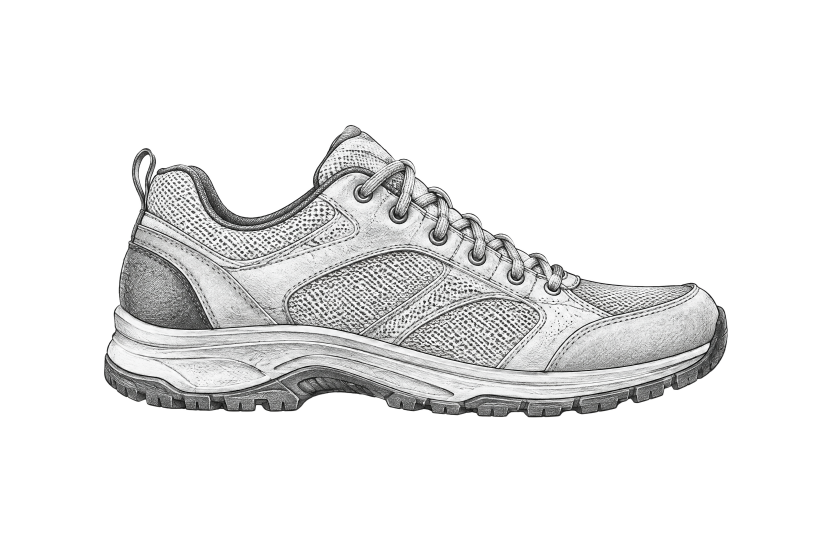
#> input picture images/01_walking_shoe.png, 2512 x 1664 px, found by its file name (shown at 1/3 size); its folder holds 4 pictures in this run
$ python paths.py
#> lines starting #> are read from the running program, lines starting #| are printed output that depends on the picture; pictures that were not available may be replaced by others from this repository, and a replacement may not be noted
"""Light paths traced on each picture (normalized 0..1 picture coordinates).

Traced by eye from coordinate-grid overlays of each picture (a few thin ones snapped onto the
middle of the drawn stroke), then checked against the drawn
pixels (run this file: it reports how much of every path lies on the drawing).
"""
import math

def circle(cx, cy, r, n=28, start=-90, aspect=1.0):
    return [(cx + r * math.cos(math.radians(start + 360 * k / n)) / aspect, cy + r * math.sin(math.radians(start + 360 * k / n)))
            for k in range(n + 1)]

PATHS = {
    "01_walking_shoe": {
        "sole": [(0.15, 0.615), (0.25, 0.63), (0.35, 0.645), (0.45, 0.655), (0.55, 0.66), (0.65, 0.66), (0.75, 0.655), (0.82, 0.645), (0.86, 0.62)],
        "laces": [(0.66, 0.468), (0.615, 0.445), (0.565, 0.415), (0.515, 0.385), (0.47, 0.355), (0.435, 0.325)],
    },
    "02_legs_striding": {
        "front_thigh": [(0.55, 0.315), (0.58, 0.36), (0.63, 0.40), (0.655, 0.44)],
        "back_thigh": [(0.395, 0.32), (0.40, 0.37), (0.38, 0.41), (0.345, 0.45)],
        "front_leg_down": [(0.55, 0.315), (0.60, 0.39), (0.655, 0.44), (0.67, 0.52), (0.695, 0.60), (0.73, 0.68)],
        "back_hip": [(0.457, 0.219), (0.439, 0.237), (0.427, 0.339), (0.418, 0.374), (0.378, 0.445)],
        "front_leg_up": [(0.73, 0.68), (0.695, 0.60), (0.67, 0.52), (0.655, 0.44), (0.60, 0.39), (0.55, 0.315), (0.52, 0.22)],
        "back_leg_up": [(0.14, 0.66), (0.20, 0.57), (0.26, 0.50), (0.33, 0.43), (0.38, 0.36), (0.40, 0.28), (0.42, 0.22)],
        "knee": [(0.655, 0.43), (0.70, 0.445), (0.705, 0.475), (0.665, 0.49), (0.635, 0.47), (0.64, 0.44), (0.655, 0.43)],
    },
    "03_thigh_muscle": {
        "fiber_mid": [(0.47, 0.12), (0.48, 0.25), (0.49, 0.40), (0.495, 0.55)],
        "fiber_left": [(0.37, 0.20), (0.355, 0.33), (0.35, 0.45), (0.36, 0.57), (0.39, 0.66)],
        "fiber_right": [(0.60, 0.25), (0.62, 0.38), (0.625, 0.50), (0.61, 0.62), (0.58, 0.68)],
    },
    "04_blood_vessel": {
        "lane_mid": [(0.79, 0.495), (0.65, 0.50), (0.50, 0.505), (0.35, 0.50), (0.20, 0.49)],
        "lane_top": [(0.79, 0.445), (0.65, 0.45), (0.50, 0.455), (0.35, 0.45), (0.20, 0.44)],
        "lane_low": [(0.79, 0.545), (0.65, 0.55), (0.50, 0.555), (0.35, 0.55), (0.20, 0.54)],
    },
    "05_heart": {
        "aorta": [(0.45, 0.42), (0.43, 0.33), (0.435, 0.25), (0.47, 0.19), (0.53, 0.175), (0.58, 0.20), (0.61, 0.26)],
        "left_artery": [(0.555, 0.43), (0.545, 0.50), (0.535, 0.57), (0.535, 0.64), (0.545, 0.71), (0.56, 0.77)],
        "right_artery": [(0.40, 0.44), (0.38, 0.52), (0.365, 0.60), (0.36, 0.68)],
    },
    "06_brain": {
        "fold_low": [(0.345, 0.52), (0.41, 0.475), (0.49, 0.46), (0.56, 0.445), (0.63, 0.43), (0.70, 0.40)],
        "fold_high": [(0.22, 0.45), (0.26, 0.36), (0.33, 0.31), (0.42, 0.28), (0.52, 0.27), (0.62, 0.29), (0.71, 0.33), (0.78, 0.40)],
    },
    "07_walking_figure": {
        "body": [(0.735, 0.83), (0.70, 0.79), (0.675, 0.735), (0.65, 0.69), (0.625, 0.655), (0.565, 0.58), (0.51, 0.51), (0.47, 0.44), (0.48, 0.34), (0.485, 0.245), (0.49, 0.165)],
        "legs": [(0.735, 0.83), (0.70, 0.79), (0.675, 0.735), (0.65, 0.69), (0.625, 0.655), (0.565, 0.58), (0.51, 0.51)],
        "thigh": [(0.625, 0.655), (0.565, 0.58), (0.51, 0.51)],
        "torso": [(0.47, 0.44), (0.48, 0.34)],
        "head": [(0.485, 0.245), (0.49, 0.165)],
    },
    "08_pedometer": {
        "rim": circle(0.49, 0.55, 0.168),
        "needle": [(0.49, 0.545), (0.545, 0.495), (0.60, 0.44)],
        "clip": [(0.49, 0.13), (0.49, 0.21), (0.49, 0.30)],
    },
    "09_calf_muscle": {
        "up_inner": [(0.50, 0.84), (0.50, 0.70), (0.49, 0.55), (0.47, 0.42), (0.46, 0.30), (0.47, 0.16)],
        "up_outer": [(0.52, 0.62), (0.55, 0.50), (0.56, 0.38), (0.54, 0.25), (0.52, 0.15)],
    },
    "10_vein_valves": {
        "up": [(0.51, 0.80), (0.51, 0.68), (0.51, 0.56), (0.51, 0.44), (0.51, 0.32), (0.51, 0.18)],
        "valve_low": [(0.46, 0.59), (0.51, 0.63), (0.56, 0.59)],
        "valve_high": [(0.46, 0.36), (0.51, 0.40), (0.56, 0.36)],
        "slide_back": [(0.51, 0.26), (0.51, 0.32), (0.51, 0.37)],
        "pool": [(0.51, 0.70), (0.51, 0.75), (0.51, 0.79)],
    },
    "13_muscle_fiber": {
        "in_top": [(0.85, 0.22), (0.75, 0.28), (0.62, 0.34), (0.50, 0.40), (0.40, 0.46)],
        "in_low": [(0.82, 0.25), (0.70, 0.36), (0.58, 0.47), (0.46, 0.55)],
    },
    "14_key": {"shaft": [(0.34, 0.47), (0.50, 0.465), (0.65, 0.465), (0.84, 0.465)]},
    "15_stethoscope": {
        "tube": [(0.679, 0.818), (0.751, 0.744), (0.826, 0.64), (0.779, 0.575), (0.679, 0.566), (0.562, 0.626), (0.41, 0.715), (0.28, 0.71), (0.228, 0.6), (0.273, 0.475), (0.28, 0.33), (0.369, 0.223), (0.372, 0.119)],
    },
    "16_hippocampus": {
        "curve": [(0.36, 0.30), (0.47, 0.27), (0.58, 0.32), (0.66, 0.44), (0.66, 0.58), (0.60, 0.70), (0.50, 0.74), (0.45, 0.68)],
    },
    "18_neuron": {
        "signal": [(0.055, 0.321), (0.154, 0.376), (0.292, 0.49), (0.36, 0.516), (0.465, 0.603), (0.526, 0.684), (0.596, 0.735), (0.693, 0.715), (0.764, 0.652), (0.84, 0.603), (0.894, 0.592)],
        "top_in": [(0.292, 0.091), (0.279, 0.197), (0.3, 0.308), (0.295, 0.457)],
    },
    "19_light_bulb": {
        "filament": [(0.44, 0.47), (0.44, 0.38), (0.44, 0.30), (0.50, 0.29), (0.56, 0.30), (0.56, 0.38), (0.56, 0.47)],
    },
    "20_metronome": {
        "arm_up": [(0.495, 0.59), (0.495, 0.48), (0.495, 0.37), (0.495, 0.27)],
        "arm_down": [(0.495, 0.27), (0.495, 0.37), (0.495, 0.48), (0.495, 0.59)],
    },
}

if __name__ == "__main__":
    import numpy as np
    from PIL import Image
    for name, paths in PATHS.items():
        a = np.asarray(Image.open(f"public/images/{name}.png"))[..., 3]
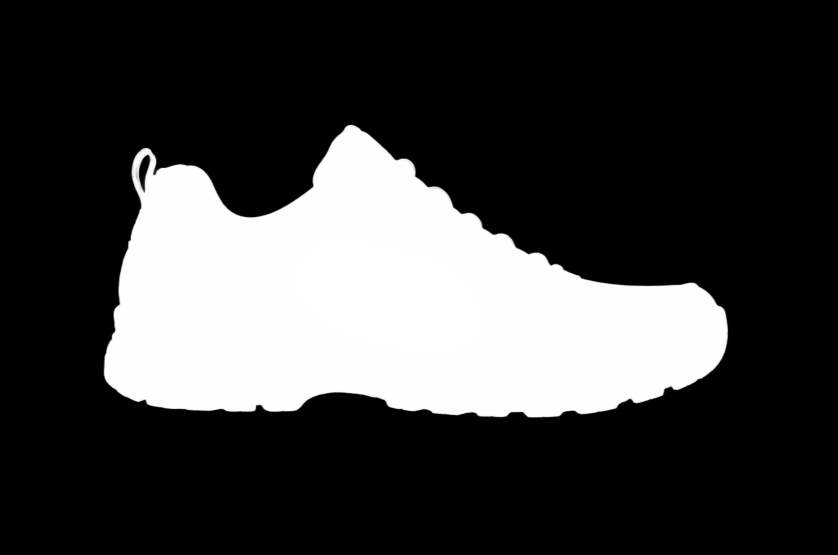
#> a: shape (1664, 2512) (shown at 1/3 size); min 0, max 255, mean 62.3
        H, W = a.shape
#> H = 1664; W = 2512
        for pname, pts in paths.items():
            samples = []
            for (x0, y0), (x1, y1) in zip(pts, pts[1:]):
                for t in np.linspace(0, 1, 30, endpoint=False):
                    samples.append((x0 + (x1 - x0) * t, y0 + (y1 - y0) * t))
            on = np.mean([a[min(H - 1, int(y * H)), min(W - 1, int(x * W))] > 40 for x, y in samples]) * 100
            flag = "" if on >= 90 else "   <-- check"
            print(f"{name:18s} {pname:15s} {on:5.1f}% on drawing{flag}")
#> this loop made 2 passes
#> (on, flag) on passes 1 to 2: (100, ''), (88, '   <-- check')
#| 01_walking_shoe    sole            100.0% on drawing
#| 01_walking_shoe    laces            88.0% on drawing   <-- check
#> pass 3 of the loop `for name, paths in PATHS.items():`:
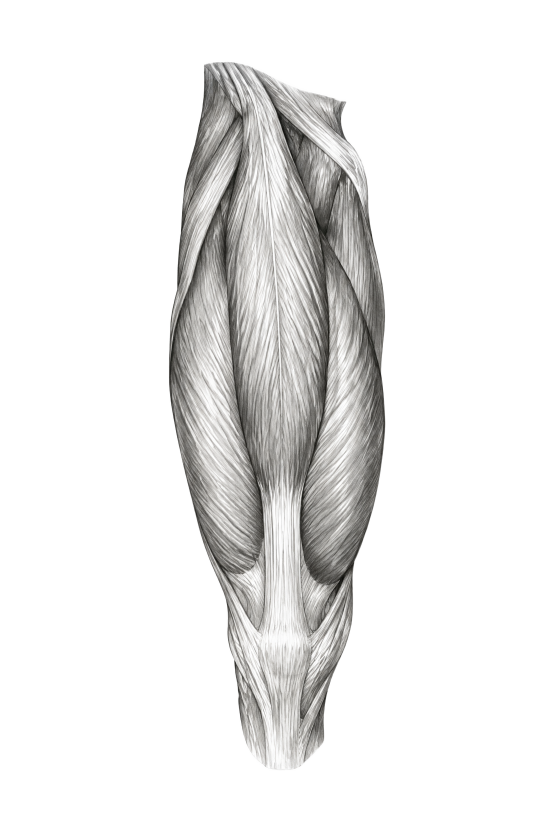
#> input picture images/03_thigh_muscle.png, 1664 x 2512 px, found by its file name (shown at 1/3 size)
#> `a = np.asarray(Image.open(f"public/images/{name}.png"))[..., 3]`:
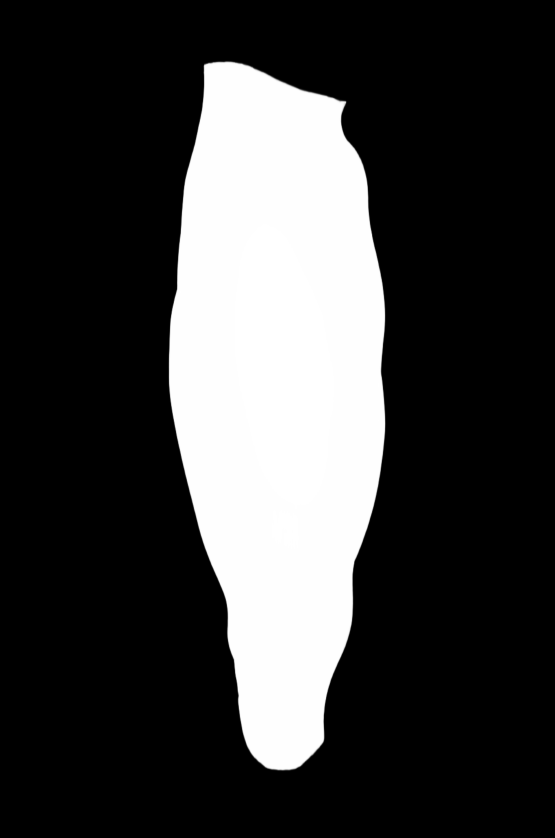
#> a: shape (2512, 1664) (shown at 1/3 size); min 0, max 255, mean 61.2
#> the loop `for pname, pts in paths.items():` made 3 passes
#| 03_thigh_muscle    fiber_mid       100.0% on drawing
#| 03_thigh_muscle    fiber_left      100.0% on drawing
#| 03_thigh_muscle    fiber_right     100.0% on drawing
#> (the run stopped early here; a loop or call above may not have finished)
